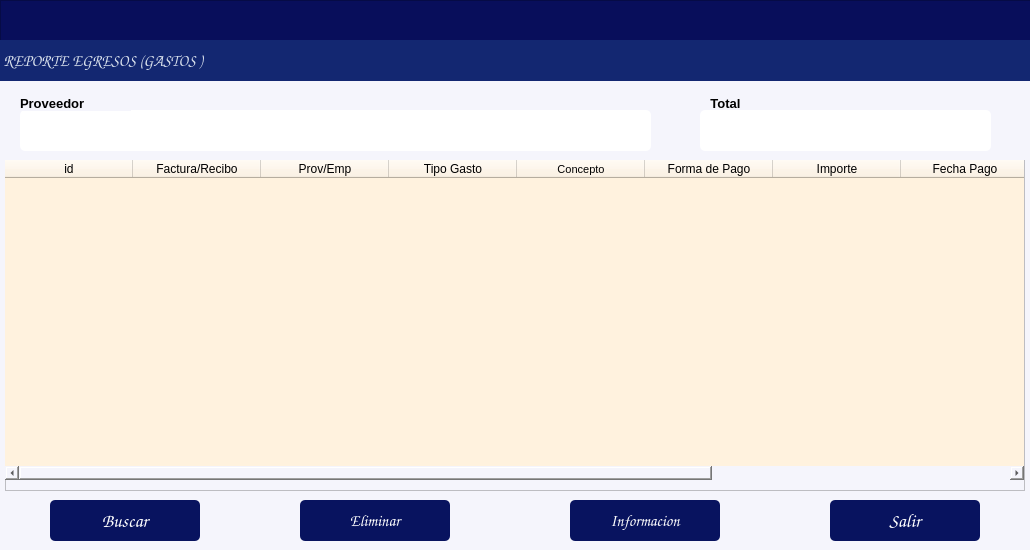
<?xml version="1.0" encoding="UTF-8"?>
<ui version="4.0">
 <class>formReporteIngresos</class>
 <widget class="QDialog" name="formReporteIngresos">
  <property name="windowModality">
   <enum>Qt::WindowModality::ApplicationModal</enum>
  </property>
  <property name="geometry">
   <rect>
    <x>0</x>
    <y>0</y>
    <width>1030</width>
    <height>550</height>
   </rect>
  </property>
  <property name="windowTitle">
   <string/>
  </property>
  <property name="styleSheet">
   <string notr="true">background-color: rgb(245, 245, 252);</string>
  </property>
  <property name="modal">
   <bool>true</bool>
  </property>
  <widget class="QLabel" name="label_3">
   <property name="geometry">
    <rect>
     <x>700</x>
     <y>90</y>
     <width>51</width>
     <height>21</height>
    </rect>
   </property>
   <property name="font">
    <font>
     <family>Arial</family>
     <pointsize>10</pointsize>
     <bold>true</bold>
    </font>
   </property>
   <property name="text">
    <string>Total</string>
   </property>
   <property name="alignment">
    <set>Qt::AlignmentFlag::AlignBottom|Qt::AlignmentFlag::AlignHCenter</set>
   </property>
  </widget>
  <widget class="QPushButton" name="btnBuscar">
   <property name="geometry">
    <rect>
     <x>50</x>
     <y>500</y>
     <width>150</width>
     <height>41</height>
    </rect>
   </property>
   <property name="font">
    <font>
     <family>Comic Sans MS</family>
     <pointsize>14</pointsize>
     <bold>true</bold>
    </font>
   </property>
   <property name="styleSheet">
    <string notr="true">background-color: rgb(8, 19, 95);
color: rgb(255, 255, 255);
border-radius:5px;</string>
   </property>
   <property name="text">
    <string>Buscar</string>
   </property>
   <property name="icon">
    <iconset>
     <normaloff>../iconos/Aha-Soft-Large-Seo-Search.512.png</normaloff>../iconos/Aha-Soft-Large-Seo-Search.512.png</iconset>
   </property>
   <property name="iconSize">
    <size>
     <width>30</width>
     <height>30</height>
    </size>
   </property>
  </widget>
  <widget class="QPushButton" name="btnEliminar">
   <property name="geometry">
    <rect>
     <x>300</x>
     <y>500</y>
     <width>150</width>
     <height>41</height>
    </rect>
   </property>
   <property name="font">
    <font>
     <family>Comic Sans MS</family>
     <pointsize>12</pointsize>
     <bold>true</bold>
    </font>
   </property>
   <property name="styleSheet">
    <string notr="true">background-color: rgb(8, 19, 95);
color: rgb(255, 255, 255);
border-radius:5px;
</string>
   </property>
   <property name="text">
    <string>Eliminar</string>
   </property>
   <property name="icon">
    <iconset>
     <normaloff>../iconos/eliminar.png</normaloff>../iconos/eliminar.png</iconset>
   </property>
   <property name="iconSize">
    <size>
     <width>30</width>
     <height>30</height>
    </size>
   </property>
  </widget>
  <widget class="QPushButton" name="btnBajar_info">
   <property name="geometry">
    <rect>
     <x>570</x>
     <y>500</y>
     <width>150</width>
     <height>41</height>
    </rect>
   </property>
   <property name="font">
    <font>
     <family>Comic Sans MS</family>
     <pointsize>12</pointsize>
     <bold>false</bold>
    </font>
   </property>
   <property name="styleSheet">
    <string notr="true">background-color: rgb(8, 19, 95);
color: rgb(255, 255, 255);
border-radius:5px;
</string>
   </property>
   <property name="text">
    <string>Informacion</string>
   </property>
   <property name="icon">
    <iconset>
     <normaloff>../iconos/descargar.png</normaloff>../iconos/descargar.png</iconset>
   </property>
   <property name="iconSize">
    <size>
     <width>30</width>
     <height>30</height>
    </size>
   </property>
  </widget>
  <widget class="QPushButton" name="btnSalir">
   <property name="geometry">
    <rect>
     <x>830</x>
     <y>500</y>
     <width>150</width>
     <height>41</height>
    </rect>
   </property>
   <property name="font">
    <font>
     <family>Comic Sans MS</family>
     <pointsize>14</pointsize>
     <bold>true</bold>
    </font>
   </property>
   <property name="focusPolicy">
    <enum>Qt::FocusPolicy::WheelFocus</enum>
   </property>
   <property name="styleSheet">
    <string notr="true">background-color: rgb(8, 19, 95);
color: rgb(255, 255, 255);
border-radius:5px;</string>
   </property>
   <property name="text">
    <string>Salir</string>
   </property>
   <property name="icon">
    <iconset>
     <normaloff>../iconos/salir.ico</normaloff>../iconos/salir.ico</iconset>
   </property>
   <property name="iconSize">
    <size>
     <width>30</width>
     <height>30</height>
    </size>
   </property>
  </widget>
  <widget class="QFrame" name="frame">
   <property name="geometry">
    <rect>
     <x>5</x>
     <y>160</y>
     <width>1020</width>
     <height>331</height>
    </rect>
   </property>
   <property name="frameShape">
    <enum>QFrame::Shape::StyledPanel</enum>
   </property>
   <property name="frameShadow">
    <enum>QFrame::Shadow::Raised</enum>
   </property>
   <widget class="QTableWidget" name="tblGastos">
    <property name="geometry">
     <rect>
      <x>0</x>
      <y>0</y>
      <width>1019</width>
      <height>320</height>
     </rect>
    </property>
    <property name="sizePolicy">
     <sizepolicy hsizetype="Expanding" vsizetype="Expanding">
      <horstretch>2</horstretch>
      <verstretch>0</verstretch>
     </sizepolicy>
    </property>
    <property name="minimumSize">
     <size>
      <width>1019</width>
      <height>0</height>
     </size>
    </property>
    <property name="font">
     <font>
      <family>Arial Rounded MT</family>
      <pointsize>9</pointsize>
      <italic>false</italic>
      <bold>true</bold>
     </font>
    </property>
    <property name="cursor" stdset="0">
     <cursorShape>PointingHandCursor</cursorShape>
    </property>
    <property name="styleSheet">
     <string notr="true">background-color: rgb(255, 242, 222);
font: 700 9pt &quot;Arial Rounded MT&quot;;
border-radius:5px;</string>
    </property>
    <property name="frameShape">
     <enum>QFrame::Shape::Box</enum>
    </property>
    <property name="frameShadow">
     <enum>QFrame::Shadow::Plain</enum>
    </property>
    <property name="midLineWidth">
     <number>1</number>
    </property>
    <property name="editTriggers">
     <set>QAbstractItemView::EditTrigger::AnyKeyPressed|QAbstractItemView::EditTrigger::EditKeyPressed|QAbstractItemView::EditTrigger::SelectedClicked</set>
    </property>
    <property name="alternatingRowColors">
     <bool>true</bool>
    </property>
    <property name="selectionBehavior">
     <enum>QAbstractItemView::SelectionBehavior::SelectRows</enum>
    </property>
    <property name="showGrid">
     <bool>false</bool>
    </property>
    <property name="gridStyle">
     <enum>Qt::PenStyle::DashLine</enum>
    </property>
    <property name="wordWrap">
     <bool>false</bool>
    </property>
    <property name="cornerButtonEnabled">
     <bool>true</bool>
    </property>
    <attribute name="horizontalHeaderVisible">
     <bool>true</bool>
    </attribute>
    <attribute name="horizontalHeaderCascadingSectionResizes">
     <bool>true</bool>
    </attribute>
    <attribute name="horizontalHeaderDefaultSectionSize">
     <number>128</number>
    </attribute>
    <attribute name="horizontalHeaderHighlightSections">
     <bool>true</bool>
    </attribute>
    <column>
     <property name="text">
      <string>id</string>
     </property>
    </column>
    <column>
     <property name="text">
      <string>Factura/Recibo</string>
     </property>
    </column>
    <column>
     <property name="text">
      <string>Prov/Emp</string>
     </property>
    </column>
    <column>
     <property name="text">
      <string>Tipo Gasto</string>
     </property>
    </column>
    <column>
     <property name="text">
      <string>Concepto</string>
     </property>
     <property name="font">
      <font>
       <family>Arial</family>
       <pointsize>8</pointsize>
      </font>
     </property>
    </column>
    <column>
     <property name="text">
      <string>Forma de Pago</string>
     </property>
    </column>
    <column>
     <property name="text">
      <string>Importe</string>
     </property>
    </column>
    <column>
     <property name="text">
      <string>Fecha Pago</string>
     </property>
    </column>
    <column>
     <property name="text">
      <string>Iva ret</string>
     </property>
    </column>
    <column>
     <property name="text">
      <string>Isr ret</string>
     </property>
    </column>
   </widget>
  </widget>
  <widget class="QFrame" name="frame_4">
   <property name="geometry">
    <rect>
     <x>0</x>
     <y>0</y>
     <width>1031</width>
     <height>81</height>
    </rect>
   </property>
   <property name="maximumSize">
    <size>
     <width>16777215</width>
     <height>16777215</height>
    </size>
   </property>
   <property name="styleSheet">
    <string notr="true">background-color: rgb(8, 14, 91);</string>
   </property>
   <property name="frameShape">
    <enum>QFrame::Shape::StyledPanel</enum>
   </property>
   <property name="frameShadow">
    <enum>QFrame::Shadow::Raised</enum>
   </property>
   <widget class="QLabel" name="label_10">
    <property name="geometry">
     <rect>
      <x>0</x>
      <y>40</y>
      <width>1041</width>
      <height>41</height>
     </rect>
    </property>
    <property name="font">
     <font>
      <family>Comic Sans MS</family>
      <pointsize>12</pointsize>
      <bold>true</bold>
     </font>
    </property>
    <property name="styleSheet">
     <string notr="true">color: rgb(255, 255, 255);
background-color: rgb(19, 39, 113);
color: rgb(255, 78, 2);
color: rgb(216, 224, 236);</string>
    </property>
    <property name="text">
     <string> REPORTE EGRESOS (GASTOS )</string>
    </property>
    <property name="alignment">
     <set>Qt::AlignmentFlag::AlignLeading|Qt::AlignmentFlag::AlignLeft|Qt::AlignmentFlag::AlignVCenter</set>
    </property>
   </widget>
  </widget>
  <widget class="QLineEdit" name="txtTotal_g">
   <property name="geometry">
    <rect>
     <x>700</x>
     <y>110</y>
     <width>291</width>
     <height>41</height>
    </rect>
   </property>
   <property name="font">
    <font>
     <family>Comic Sans MS</family>
     <pointsize>12</pointsize>
    </font>
   </property>
   <property name="styleSheet">
    <string notr="true">background-color: rgb(255, 255, 255);
border-radius:5px;</string>
   </property>
   <property name="alignment">
    <set>Qt::AlignmentFlag::AlignCenter</set>
   </property>
   <property name="readOnly">
    <bool>true</bool>
   </property>
  </widget>
  <widget class="QLineEdit" name="txt_form_gtos">
   <property name="geometry">
    <rect>
     <x>20</x>
     <y>110</y>
     <width>631</width>
     <height>41</height>
    </rect>
   </property>
   <property name="font">
    <font>
     <family>Comic Sans MS</family>
     <pointsize>12</pointsize>
    </font>
   </property>
   <property name="styleSheet">
    <string notr="true">background-color: rgb(255, 255, 255);
border-radius:5px;</string>
   </property>
   <property name="alignment">
    <set>Qt::AlignmentFlag::AlignCenter</set>
   </property>
   <property name="readOnly">
    <bool>true</bool>
   </property>
  </widget>
  <widget class="QLabel" name="lbl_form_gtos">
   <property name="geometry">
    <rect>
     <x>20</x>
     <y>90</y>
     <width>111</width>
     <height>21</height>
    </rect>
   </property>
   <property name="font">
    <font>
     <family>Arial</family>
     <pointsize>10</pointsize>
     <bold>true</bold>
    </font>
   </property>
   <property name="text">
    <string>Proveedor</string>
   </property>
   <property name="alignment">
    <set>Qt::AlignmentFlag::AlignBottom|Qt::AlignmentFlag::AlignLeading|Qt::AlignmentFlag::AlignLeft</set>
   </property>
  </widget>
 </widget>
 <resources/>
 <connections/>
</ui>
